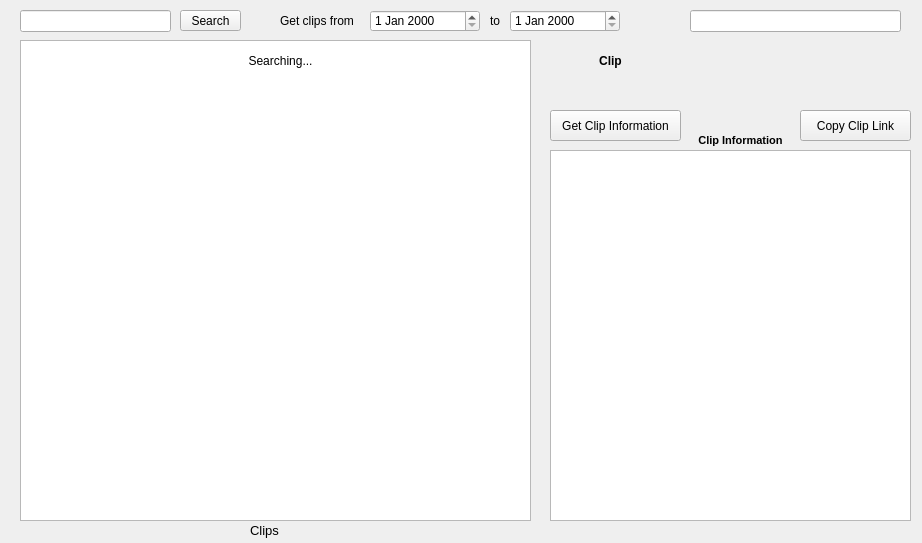
<?xml version="1.0" encoding="UTF-8"?>
<ui version="4.0">
 <class>MainWindow</class>
 <widget class="QMainWindow" name="MainWindow">
  <property name="geometry">
   <rect>
    <x>0</x>
    <y>0</y>
    <width>922</width>
    <height>543</height>
   </rect>
  </property>
  <property name="windowTitle">
   <string>ClipGetter</string>
  </property>
  <property name="windowIcon">
   <iconset>
    <normalon>:/icon/icon.png</normalon>
   </iconset>
  </property>
  <widget class="QWidget" name="centralwidget">
   <widget class="QPushButton" name="pushButton">
    <property name="geometry">
     <rect>
      <x>180</x>
      <y>10</y>
      <width>61</width>
      <height>21</height>
     </rect>
    </property>
    <property name="text">
     <string>Search</string>
    </property>
   </widget>
   <widget class="QPushButton" name="pushButton_2">
    <property name="geometry">
     <rect>
      <x>550</x>
      <y>110</y>
      <width>131</width>
      <height>31</height>
     </rect>
    </property>
    <property name="text">
     <string>Get Clip Information</string>
    </property>
   </widget>
   <widget class="QPushButton" name="pushButton_3">
    <property name="geometry">
     <rect>
      <x>800</x>
      <y>110</y>
      <width>111</width>
      <height>31</height>
     </rect>
    </property>
    <property name="text">
     <string>Copy Clip Link</string>
    </property>
   </widget>
   <widget class="QListWidget" name="listWidget">
    <property name="geometry">
     <rect>
      <x>20</x>
      <y>40</y>
      <width>511</width>
      <height>481</height>
     </rect>
    </property>
   </widget>
   <widget class="QLineEdit" name="broadcasterName">
    <property name="geometry">
     <rect>
      <x>20</x>
      <y>10</y>
      <width>151</width>
      <height>22</height>
     </rect>
    </property>
   </widget>
   <widget class="QTableWidget" name="tableWidget">
    <property name="geometry">
     <rect>
      <x>550</x>
      <y>150</y>
      <width>361</width>
      <height>371</height>
     </rect>
    </property>
   </widget>
   <widget class="QLabel" name="label">
    <property name="geometry">
     <rect>
      <x>680</x>
      <y>130</y>
      <width>121</width>
      <height>20</height>
     </rect>
    </property>
    <property name="font">
     <font>
      <pointsize>8</pointsize>
      <weight>75</weight>
      <bold>true</bold>
     </font>
    </property>
    <property name="text">
     <string>Clip Information</string>
    </property>
    <property name="alignment">
     <set>Qt::AlignCenter</set>
    </property>
   </widget>
   <widget class="QLabel" name="label_2">
    <property name="geometry">
     <rect>
      <x>250</x>
      <y>520</y>
      <width>331</width>
      <height>21</height>
     </rect>
    </property>
    <property name="font">
     <font>
      <pointsize>10</pointsize>
      <weight>50</weight>
      <bold>false</bold>
     </font>
    </property>
    <property name="text">
     <string>Clips</string>
    </property>
   </widget>
   <widget class="QLabel" name="loading">
    <property name="enabled">
     <bool>true</bool>
    </property>
    <property name="geometry">
     <rect>
      <x>180</x>
      <y>50</y>
      <width>201</width>
      <height>21</height>
     </rect>
    </property>
    <property name="text">
     <string>Searching...</string>
    </property>
    <property name="alignment">
     <set>Qt::AlignCenter</set>
    </property>
   </widget>
   <widget class="QLineEdit" name="clipName">
    <property name="geometry">
     <rect>
      <x>690</x>
      <y>10</y>
      <width>211</width>
      <height>22</height>
     </rect>
    </property>
   </widget>
   <widget class="QDateEdit" name="dateStart">
    <property name="geometry">
     <rect>
      <x>370</x>
      <y>10</y>
      <width>110</width>
      <height>22</height>
     </rect>
    </property>
   </widget>
   <widget class="QDateEdit" name="dateEnd">
    <property name="geometry">
     <rect>
      <x>510</x>
      <y>10</y>
      <width>110</width>
      <height>22</height>
     </rect>
    </property>
   </widget>
   <widget class="QLabel" name="label_3">
    <property name="geometry">
     <rect>
      <x>280</x>
      <y>10</y>
      <width>81</width>
      <height>21</height>
     </rect>
    </property>
    <property name="text">
     <string>Get clips from</string>
    </property>
   </widget>
   <widget class="QLabel" name="label_4">
    <property name="geometry">
     <rect>
      <x>490</x>
      <y>10</y>
      <width>16</width>
      <height>21</height>
     </rect>
    </property>
    <property name="text">
     <string>to</string>
    </property>
   </widget>
   <widget class="QLabel" name="showClipName">
    <property name="geometry">
     <rect>
      <x>550</x>
      <y>70</y>
      <width>221</width>
      <height>31</height>
     </rect>
    </property>
    <property name="text">
     <string/>
    </property>
   </widget>
   <widget class="QLabel" name="label_6">
    <property name="geometry">
     <rect>
      <x>590</x>
      <y>50</y>
      <width>41</width>
      <height>21</height>
     </rect>
    </property>
    <property name="font">
     <font>
      <weight>75</weight>
      <bold>true</bold>
     </font>
    </property>
    <property name="text">
     <string>Clip</string>
    </property>
    <property name="alignment">
     <set>Qt::AlignCenter</set>
    </property>
   </widget>
   <widget class="QLabel" name="clipImage">
    <property name="geometry">
     <rect>
      <x>780</x>
      <y>40</y>
      <width>121</width>
      <height>61</height>
     </rect>
    </property>
    <property name="text">
     <string>&lt;html&gt;&lt;head/&gt;&lt;body&gt;&lt;p&gt;&lt;img src=&quot;:/noClipImage/noClipImage.jpg&quot;/&gt;&lt;/p&gt;&lt;/body&gt;&lt;/html&gt;</string>
    </property>
   </widget>
   <widget class="QLabel" name="clipgetterIcon">
    <property name="geometry">
     <rect>
      <x>550</x>
      <y>30</y>
      <width>41</width>
      <height>51</height>
     </rect>
    </property>
    <property name="text">
     <string>&lt;html&gt;&lt;head/&gt;&lt;body&gt;&lt;p&gt;&lt;img src=&quot;:/clipgetter/clipgetter.png&quot;/&gt;&lt;/p&gt;&lt;/body&gt;&lt;/html&gt;</string>
    </property>
   </widget>
  </widget>
  <action name="actionClose">
   <property name="text">
    <string>Close</string>
   </property>
  </action>
 </widget>
 <resources>
  <include location="resources.qrc"/>
 </resources>
 <connections/>
</ui>
